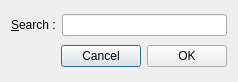
<?xml version="1.0" encoding="UTF-8"?>
<ui version="4.0">
 <class>FindDialog</class>
 <widget class="QDialog" name="FindDialog">
  <property name="geometry">
   <rect>
    <x>0</x>
    <y>0</y>
    <width>238</width>
    <height>82</height>
   </rect>
  </property>
  <property name="windowTitle">
   <string>Dialog</string>
  </property>
  <layout class="QVBoxLayout" name="verticalLayout">
   <item>
    <layout class="QHBoxLayout" name="horizontalLayout_2">
     <item>
      <widget class="QLabel" name="label">
       <property name="text">
        <string>&amp;Search :</string>
       </property>
       <property name="buddy">
        <cstring>lineEdit</cstring>
       </property>
      </widget>
     </item>
     <item>
      <widget class="QLineEdit" name="lineEdit"/>
     </item>
    </layout>
   </item>
   <item>
    <layout class="QHBoxLayout" name="horizontalLayout">
     <item>
      <spacer name="horizontalSpacer">
       <property name="orientation">
        <enum>Qt::Horizontal</enum>
       </property>
       <property name="sizeHint" stdset="0">
        <size>
         <width>40</width>
         <height>20</height>
        </size>
       </property>
      </spacer>
     </item>
     <item>
      <widget class="QPushButton" name="pushButton_2">
       <property name="text">
        <string>Cancel</string>
       </property>
      </widget>
     </item>
     <item>
      <widget class="QPushButton" name="pushButton">
       <property name="text">
        <string>OK</string>
       </property>
      </widget>
     </item>
    </layout>
   </item>
  </layout>
 </widget>
 <resources/>
 <connections>
  <connection>
   <sender>pushButton_2</sender>
   <signal>clicked()</signal>
   <receiver>FindDialog</receiver>
   <slot>reject()</slot>
   <hints>
    <hint type="sourcelabel">
     <x>82</x>
     <y>53</y>
    </hint>
    <hint type="destinationlabel">
     <x>33</x>
     <y>58</y>
    </hint>
   </hints>
  </connection>
  <connection>
   <sender>pushButton</sender>
   <signal>clicked()</signal>
   <receiver>FindDialog</receiver>
   <slot>accept()</slot>
   <hints>
    <hint type="sourcelabel">
     <x>204</x>
     <y>54</y>
    </hint>
    <hint type="destinationlabel">
     <x>143</x>
     <y>70</y>
    </hint>
   </hints>
  </connection>
 </connections>
</ui>
